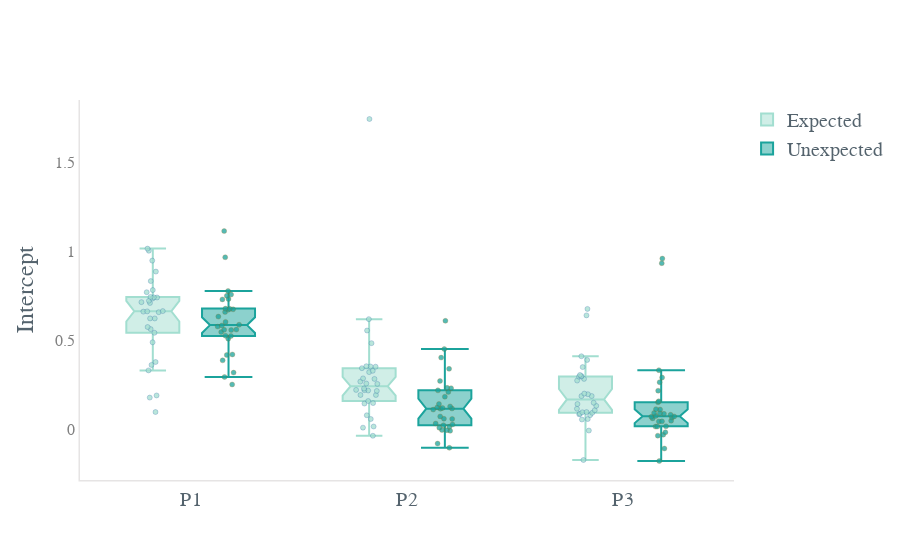

Notebook code cell kept with this figure:
### Code cell
fig = go.Figure()

dat = log_reg_expect.loc[(log_reg_expect.Expectancy == 'E'),:]
fig.add_trace(go.Box( #boxplot for the condition were one stimuli is followed by another from the same category
    y=dat['intercept'],
    x=dat['nrep'],
    boxpoints='all',
    jitter=0.5, # add some jitter for a better separation between points
    pointpos=0,
        marker=dict(
        color='#2A88D4',
        size=5,
        opacity=0.75,
        line=dict(color='#0A4893', width=.3)
    ),
    #boxmean='sd',
    notched=True, notchwidth=0.15,
    name='Expected', # Stimuli follwed by one of the same category (D-D or C-C)
    marker_color='rgba(162, 222, 208, 1)'))
#0A4893


dat = log_reg_expect.loc[(log_reg_expect.Expectancy == 'U'),:]
fig.add_trace(go.Box( #boxplot for the condition were one stimuli is followed by another from a different category
    y=dat['intercept'],
    x=dat['nrep'],
    boxpoints='all', pointpos=0, jitter=0.5,
    whiskerwidth=0.9,
    marker=dict(
        color='#FA920A',
        size=5,
        opacity=0.75,
        line=dict(color='#9A5903', width=.3)
    ),
    #boxmean='sd',
    notched=True, notchwidth=0.15, 
    name='Unexpected', # Stimuli follwed by one of the different category (D-C or C-D)
    marker_color='rgba(27, 163, 156, 1)'
))

fig.update_layout(template='plotly_white', xaxis=dict(showgrid=False),
    yaxis=dict(gridcolor='white'))

fig.update_yaxes(zeroline=True, zerolinewidth=0, zerolinecolor='White')
fig.update_xaxes(showline=True, linewidth=1.5, linecolor='#E6E4E4')
fig.update_yaxes(showline=True, linewidth=1.5, linecolor='#E6E4E4', tickfont=dict(family='verdana', color='#7f7f7f', size=16))
fig.update_xaxes(tickvals = [0, 1, 2], ticktext=['P1', 'P2', 'P3'], tickangle=0, tickfont=dict(family='verdana', color='#54636D', size=20))

fig.update_layout(
    boxmode='group', # group together boxes of the different traces for each value of x
    bargroupgap=0.1,
    bargap=1,
    yaxis_title="Intercept",
    font=dict(
        family="verdana",
        size=20,
        color="#54636D" #E6E4E4
    )
)
fig.update_traces(showlegend=True)

fig.show()

### Figure 1 — Plotly figure (JSON) as saved in the notebook; plotly's stock layout.template omitted (floating-point values rounded to 4 significant figures)
{"data": [{"boxpoints": "all", "jitter": 0.5, "marker": {"color": "rgba(162, 222, 208, 1)", "line": {"color": "#0A4893", "width": 0.3}, "opacity": 0.75, "size": 5}, "name": "Expected", "notched": true, "notchwidth": 0.15, "pointpos": 0, "showlegend": true, "type": "box", "x": [0, 1, 2, 0, 1, 2, 0, 1, 2, 0, 1, 2, 0, 1, 2, 0, 1, 2, 0, 1, 2, 0, 1, 2, 0, 1, 2, 0, 1, 2, 0, 1, 2, 0, 1, 2, 0, 1, 2, 0, 1, 2, 0, 1, 2, 0, 1, 2, 0, 1, 2, 0, 1, 2, 0, 1, 2, 0, 1, 2, 0, 1, 2, 0, 1, 2, 0, 1, 2, 0, 1, 2, 0, 1, 2, 0, 1, 2, 0, 1, 2, 0, 1, 2, 0, 1, 2, 0, 1, 2], "y": [0.6618, 0.1922, 0.1964, 0.9469, 0.01503, 0.09605, 1.002, 0.2191, 0.3046, 0.6221, 0.2674, 0.2986, 0.3302, 0.2147, 0.0834, 0.7405, 0.2853, 0.1999, 0.7136, 0.008569, 0.05433, 0.7695, 0.5542, 0.3888, 0.7214, 0.4832, 0.4097, 0.8853, 0.3206, 0.2825, 0.6573, 0.2545, 0.1413, 0.5739, 0.6182, 0.2957, 0.0964, 0.2565, 0.08627, 0.6605, 0.144, 0.1485, 0.7343, 0.2172, 0.09492, 0.4882, 0.3538, 0.07892, 0.7816, 0.2282, -0.00765, 0.5415, 0.07824, 0.1147, 0.3773, 1.743, 0.6392, 0.3611, 0.3511, 0.1862, 0.1775, 0.1464, 0.6757, 0.1894, 0.05702, 0.3488, 0.8319, 0.2206, 0.2947, 0.6222, 0.192, 0.09174, 1.014, -0.0371, -0.1731, 0.6633, 0.3279, 0.05676, 0.7428, 0.1583, 0.1858, 0.5621, 0.2824, 0.1312, 0.709, 0.3522, 0.2731, 0.7399, 0.3427, 0.1063]}, {"boxpoints": "all", "jitter": 0.5, "marker": {"color": "rgba(27, 163, 156, 1)", "line": {"color": "#9A5903", "width": 0.3}, "opacity": 0.75, "size": 5}, "name": "Unexpected", "notched": true, "notchwidth": 0.15, "pointpos": 0, "showlegend": true, "type": "box", "whiskerwidth": 0.9, "x": [0, 1, 2, 0, 1, 2, 0, 1, 2, 0, 1, 2, 0, 1, 2, 0, 1, 2, 0, 1, 2, 0, 1, 2, 0, 1, 2, 0, 1, 2, 0, 1, 2, 0, 1, 2, 0, 1, 2, 0, 1, 2, 0, 1, 2, 0, 1, 2, 0, 1, 2, 0, 1, 2, 0, 1, 2, 0, 1, 2, 0, 1, 2, 0, 1, 2, 0, 1, 2, 0, 1, 2, 0, 1, 2, 0, 1, 2, 0, 1, 2, 0, 1, 2, 0, 1, 2, 0, 1, 2], "y": [0.5248, 0.116, -0.0364, 0.729, 0.03182, 0.06914, 0.6707, 0.128, -0.1086, 0.756, 0.218, 0.1126, 0.4168, -0.009311, 0.04753, 0.6773, 0.2095, 0.07154, 0.6734, 0.2322, 0.1567, 0.7762, 0.01375, 0.9326, 0.6584, 0.1416, 0.3314, 0.749, 0.6087, 0.06545, 0.3865, 0.02169, 0.01464, 0.5595, 0.0717, -0.1788, 0.2933, 0.1101, 0.08099, 0.558, 0.1223, 0.01447, 0.5824, -0.1044, 0.1106, 0.5083, 0.1148, -0.03068, 0.5456, 0.1194, -0.01767, 0.5573, 0.402, 0.0435, 0.6325, 0.4501, 0.9585, 0.9657, 0.271, 0.0742, 0.5234, 0.05873, 0.2637, 0.2511, -0.004462, 0.0604, 0.6769, 0.3389, 0.1515, 0.3177, 0.007872, 0.08632, 1.113, 0.2302, 0.0161, 0.5763, 0.05762, 0.04398, 0.7315, 0.02609, 0.2161, 0.5869, 0.1824, 0.09004, 0.6028, -0.08079, 0.29, 0.4197, -0.005392, 0.09114]}], "layout": {"autosize": true, "bargap": 1, "bargroupgap": 0.1, "boxmode": "group", "font": {"color": "#54636D", "family": "verdana", "size": 20}, "xaxis": {"autorange": true, "linecolor": "#E6E4E4", "linewidth": 1.5, "range": [-0.51, 2.51], "showgrid": false, "showline": true, "tickangle": 0, "tickfont": {"color": "#54636D", "family": "verdana", "size": 20}, "ticktext": ["P1", "P2", "P3"], "tickvals": [0, 1, 2], "type": "linear"}, "yaxis": {"autorange": true, "gridcolor": "white", "linecolor": "#E6E4E4", "linewidth": 1.5, "range": [-0.2855, 1.849], "showline": true, "tickfont": {"color": "#7f7f7f", "family": "verdana", "size": 16}, "title": {"text": "Intercept"}, "type": "linear", "zeroline": true, "zerolinecolor": "White", "zerolinewidth": 0}}}
